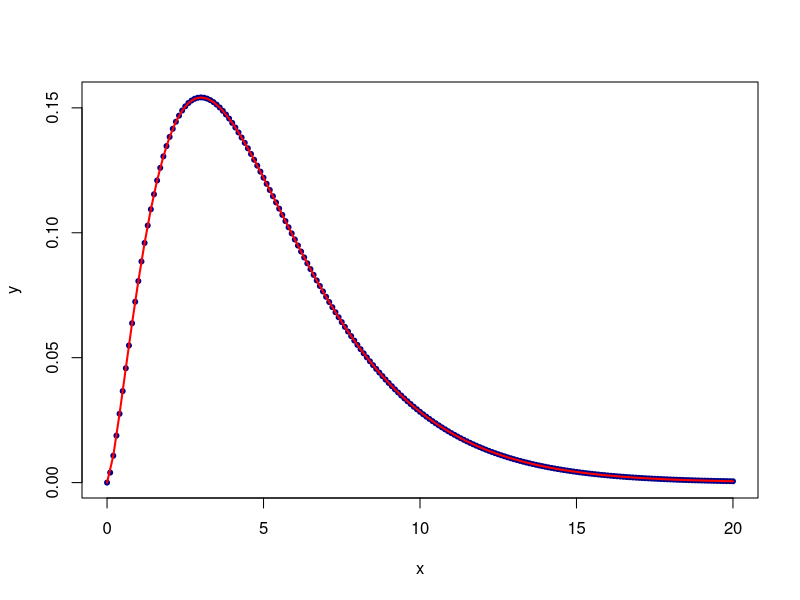
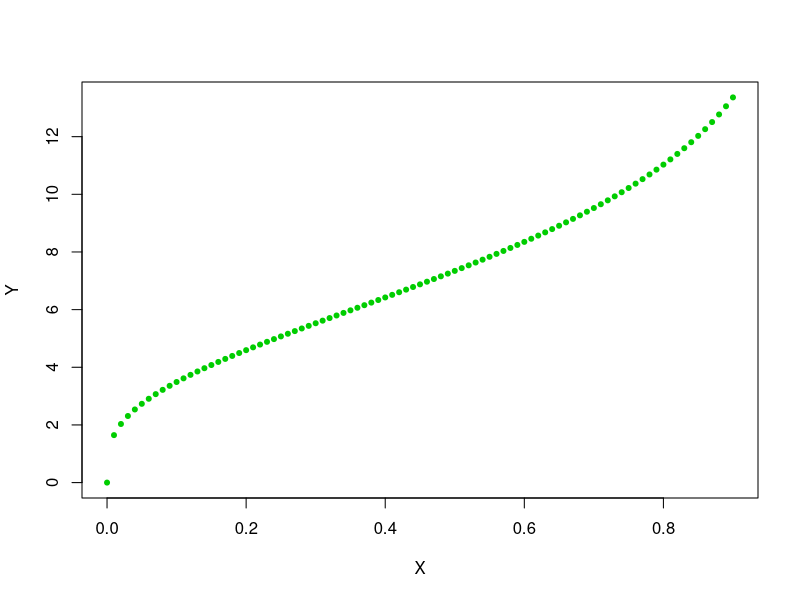

Recreate these plots in R, in order.
## ---- chunk 1
# To Create a CSV file in Excel with name ‘temp’ and import this into R
data = read.csv("temp.csv")
attach(data)
## ---- chunk 2
# (i) 2x2 table for sex and locality. 
tab1 = table(sex, locality)
rownames(tab1) = c("Male","Female")
colnames(tab1) = c("Rural","Urban")
tab1
# Test whether sex distribution is independent of locality
# H_0: Sex distribution is independent of locality.
# H_1: Sex distribution is not independent of locality.
cqt = chisq.test(tab1)
cqt$expected
summary(tab1)
## ---- chunk 3
#











#
## ---- chunk 4
# (ii) Is there any significant association between mutation and religion?
#H_0: There is no significant association between mutation and religion.
#H_1: There is a significant association between mutation and religion.
tab2 = table(mutation, religion)
rownames(tab2) = c("Not Mutated", "Mutated")
colnames(tab2) = c("Hindu","Muslim","Sikh","Christian")
tab2
cq = chisq.test(tab2)
cq$expected
cq
## ---- chunk 5
#













#
## ---- chunk 6
# (iii) To Test that for age, the population variance is different from 5 i.e        



# Also find 95% Confidence Intervals for 
(n = length(age))
(s2 = var(age))
csq = (n-1)*s2/5
csq  # Calculated Value of Chi Square
df = n-1
df # degrees of freedom

# Critical Values
(tab_alp_by2 = qchisq(0.05/2,df))
(tab_1mnsalp_by2 = qchisq(0.05/2,df,lower.tail = F))
# H_0 is rejected.
# 95% confidence intervals
c((n-1)*s2/tab_1mnsalp_by2, (n-1)*s2/tab_alp_by2)

## ---- chunk 7
#














#
## ---- chunk 8
# (i) Probably density function of Chi-square distribution at

# (a): f(0), with df=5
dchisq(0, 5)  

# (b): f(5), with df=10
dchisq(5, 10)  

# (c) Generate a sequence x<- seq(0,20,by=.1) and also y<- dchisq(x) with df=5, for Chi-square and then plot (x,y). Draw the curve on plot (x,y).
x = seq(0, 20, by = 0.1)
y = dchisq(x, 5)
x
y
plot(x,y,pch = 20, col="blue4")
curve(dchisq(x,5), 0, 20, lwd = 2, col="red", add = TRUE)



# (ii) Cumulative distribution function of Chi-square distribution at

# (a): cdf F(3), with df=4
pchisq(3,4)

# (b): cdf F(0) with df=6
pchisq(0,6)

# (c): F(X>3), with df=4
pchisq(3,4,lower.tail = F)



# (iii) Inverse cumulative distribution function of Chi-square distribution at

# (a): F^-1 (0), with df=3
qchisq(0, 3)

# (b): F^-1 (0.6), with df=5
qchisq(0.6, 5)

# (c): To Generate a sequence x<- seq(0,.9 by=.01) and also y<- qchisq(x) with df=8, then plot (x,y).
X = seq(0, 0.9, by = 0.01)
Y = qchisq(X, 8)
X
Y
plot(X,Y,pch=20, col="green3")



# (iv) Generate a random sample of 10 observations from a Chi-square distribution with df=10.
rchisq(10, 10)

